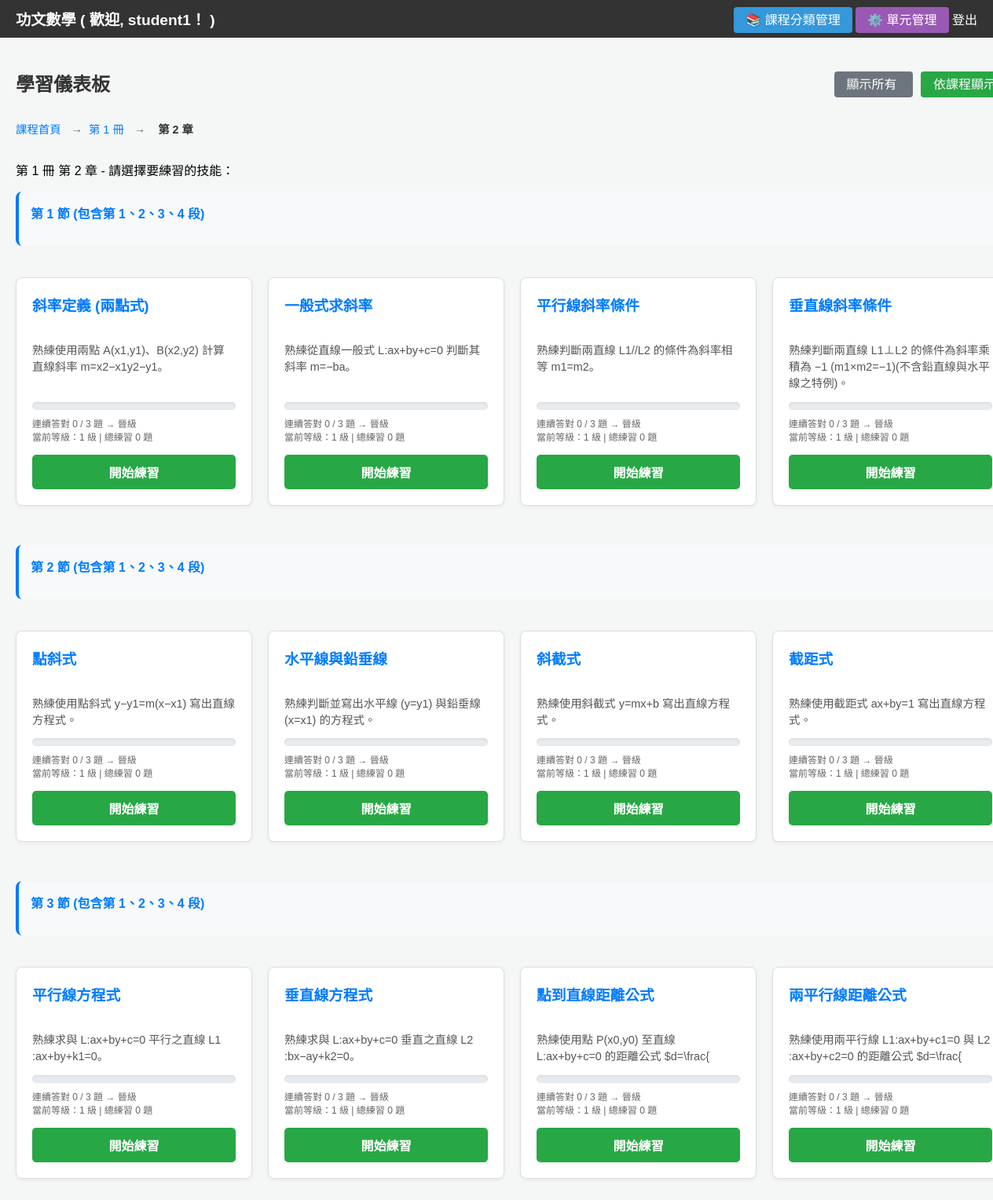
/dashboard?view=curriculum&volume=1&chapter=2 (signed in), run on the app's committed database.
### tables this page shows
CREATE TABLE users (
            id INTEGER PRIMARY KEY AUTOINCREMENT,
            username TEXT UNIQUE NOT NULL,
            password TEXT NOT NULL,
            streak INTEGER DEFAULT 0
        );

CREATE TABLE skill_curriculum (
            id INTEGER PRIMARY KEY AUTOINCREMENT,
            volume INTEGER NOT NULL,
            chapter INTEGER NOT NULL,
            section INTEGER NOT NULL,
            paragraph INTEGER NOT NULL,
            skill_id TEXT NOT NULL,
            display_order INTEGER DEFAULT 0,
            FOREIGN KEY (skill_id) REFERENCES skills_info (skill_id) ON DELETE CASCADE,
            UNIQUE(volume, chapter, section, paragraph, skill_id)
        );

CREATE TABLE skills_info (
            skill_id TEXT PRIMARY KEY,
            skill_en_name TEXT NOT NULL,
            skill_ch_name TEXT NOT NULL,
            description TEXT NOT NULL,
            gemini_prompt TEXT NOT NULL,
            consecutive_correct_required INTEGER DEFAULT 10,
            is_active BOOLEAN DEFAULT TRUE,
            order_index INTEGER DEFAULT 0
        );

### app.py (the view, shortened to what this page needs)
@app.route('/dashboard')
@login_required
def dashboard():
    view_mode = request.args.get('view', 'all')  # 'all' 或 'curriculum'
    volume = request.args.get('volume', type=int)
    chapter = request.args.get('chapter', type=int)
    conn = sqlite3.connect('users.db')
    c = conn.cursor()
    c.execute('''
        SELECT skill_id, consecutive_correct, questions_solved, current_level
        FROM progress
        WHERE user_id = ?
    ''', (current_user.id,))
    progress_rows = c.fetchall()
    conn.close()
    progress_dict = {row[0]: row for row in progress_rows}
    if view_mode == 'curriculum':
        from core.utils import get_volumes, get_chapters_by_volume, get_skills_by_volume_chapter
        if volume and chapter:
            skills_raw = get_skills_by_volume_chapter(volume, chapter)
            all_skills_with_progress = []
            for s in skills_raw:
                prog = progress_dict.get(s['skill_id'], (s['skill_id'], 0, 0, 1))
                all_skills_with_progress.append({
                    **s,
                    'consecutive_correct': prog[1],
                    'questions_solved': prog[2],
                    'current_level': prog[3],
                })
            grouped_sections = []
            current_section = None
            current_skills = []
            section_paragraphs = set()  # 記錄該節包含的所有段
            for skill in all_skills_with_progress:
                if skill['section'] != current_section:
                    if current_section is not None:
                        sorted_paras = sorted(section_paragraphs)
                        para_str = '、'.join(map(str, sorted_paras)) if len(sorted_paras) > 1 else str(sorted_paras[0]) if sorted_paras else ''
                        grouped_sections.append({
                            'section': current_section,
                            'paragraphs': sorted_paras,  # 該節包含的所有段
                            'paragraphs_str': para_str,  # 段落字符串，用於顯示
                            'skills': current_skills.copy()
                        })
                    current_section = skill['section']
                    current_skills = []
                    section_paragraphs = set()
                current_skills.append(skill)
                section_paragraphs.add(skill['paragraph'])
            if current_section is not None:
                sorted_paras = sorted(section_paragraphs)
                para_str = '、'.join(map(str, sorted_paras)) if len(sorted_paras) > 1 else str(sorted_paras[0]) if sorted_paras else ''
                grouped_sections.append({
                    'section': current_section,
                    'paragraphs': sorted_paras,  # 該節包含的所有段
                    'paragraphs_str': para_str,  # 段落字符串，用於顯示
                    'skills': current_skills.copy()
                })
            return render_template('dashboard.html',
                                 view_mode='curriculum',
                                 level='skills',  # 第三層
                                 volume=volume,
                                 chapter=chapter,
                                 grouped_sections=grouped_sections, # 傳遞按節/段分組的數據
                                 username=current_user.username)

### app.py (called while the page is built)
@login_manager.user_loader
def load_user(user_id):
    conn = sqlite3.connect('users.db')
    c = conn.cursor()
    c.execute("SELECT id, username FROM users WHERE id = ?", (user_id,))
    row = c.fetchone()
    conn.close()
    if row:
        return User(row[0], row[1])
    return None

### core/utils.py (called while the page is built)
def get_skills_by_volume_chapter(volume, chapter):
    conn = sqlite3.connect('users.db')
    c = conn.cursor()
    c.execute('''
        SELECT sc.section, sc.paragraph,
               sc.skill_id, sc.display_order,
               si.skill_ch_name, si.skill_en_name, si.description,
               si.consecutive_correct_required
        FROM skill_curriculum sc
        JOIN skills_info si ON sc.skill_id = si.skill_id
        WHERE sc.volume = ? AND sc.chapter = ? AND si.is_active = 1
        ORDER BY sc.section, sc.paragraph, sc.display_order
    ''', (volume, chapter))
    rows = c.fetchall()
    conn.close()
    return [{
        'section': r[0],
        'paragraph': r[1],
        'skill_id': r[2],
        'display_order': r[3],
        'skill_ch_name': r[4],
        'skill_en_name': r[5],
        'description': r[6],
        'consecutive_correct_required': r[7]
    } for r in rows]

### templates/dashboard.html (shortened to what this page needs)
<!DOCTYPE html>
<html lang="zh-Hant">
<head>
</head>
<body>
    <div class="navbar">
        <a href="{{ url_for('dashboard') }}" class="logo">
            功文數學 ( 歡迎, <strong>{{ username }}</strong>！ )
        </a>
        <div>
<a href="{{ url_for('admin_curriculum') }}" style="background: #3498db; padding: 8px 15px; border-radius: 4px;">📚 課程分類管理</a>
            <a href="{{ url_for('admin_skills') }}" style="background: #9b59b6; padding: 8px 15px; border-radius: 4px;">⚙️ 單元管理</a>
            <a href="{{ url_for('logout') }}">登出</a>
        </div>
    </div>
    <div class="container">
        <div style="display: flex; justify-content: space-between; align-items: center; margin-bottom: 20px;">
            <h2 style="margin: 0;">學習儀表板</h2>
            <div>
                <a href="{{ url_for('dashboard', view='all') }}"
                   style="padding: 8px 16px; margin-left: 10px; background: {{ '#28a745' if view_mode == 'all' else '#6c757d' }}; color: white; text-decoration: none; border-radius: 4px;">
                    顯示所有
                </a>
                <a href="{{ url_for('dashboard', view='curriculum') }}"
                   style="padding: 8px 16px; margin-left: 10px; background: {{ '#28a745' if view_mode == 'curriculum' else '#6c757d' }}; color: white; text-decoration: none; border-radius: 4px;">
                    依課程顯示
                </a>
            </div>
        </div>
        {% if view_mode == 'curriculum' %}
            <div class="breadcrumb">
                <a href="{{ url_for('dashboard', view='curriculum') }}">課程首頁</a>
                {% if level == 'chapters' or level == 'skills' %}
                    <span>→</span>
                    <a href="{{ url_for('dashboard', view='curriculum', volume=volume) }}">第 {{ volume }} 冊</a>
                {% endif %}
                {% if level == 'skills' %}
                    <span>→</span>
                    <span class="current">第 {{ chapter }} 章</span>
                {% endif %}
            </div>
            {% if level == 'volumes' %}
                <p>請選擇要查看的冊：</p>
                <div class="level-grid">
                    {% for vol in volumes %}
                    <a href="{{ url_for('dashboard', view='curriculum', volume=vol) }}" style="text-decoration: none;">
                        <div class="level-card volume-card">
                            <h3>第 {{ vol }} 冊</h3>
                        </div>
                    </a>
                    {% endfor %}
                </div>
            {% elif level == 'skills' %}
                <p>第 {{ volume }} 冊 第 {{ chapter }} 章 - 請選擇要練習的技能：</p>
                <div class="skill-grid curriculum-skills" style="display: grid !important; grid-template-columns: repeat(4, 1fr) !important; gap: 20px; width: 100%;">
                    {% for section_group in grouped_sections %}
                        <div class="skill-section-group" style="grid-column: 1 / -1;">
                            <h4>第 {{ section_group.section }} 節
                                {% if section_group.paragraphs|length > 1 %}
                                    (包含第 {{ section_group.paragraphs_str }} 段)
                                {% elif section_group.paragraphs|length == 1 %}
                                    第 {{ section_group.paragraphs_str }} 段
                                {% endif %}
                            </h4>
                        </div>
                        {% for skill in section_group.skills %}
                            <div class="skill-card" style="width: 100%; max-width: 100%;">
                                <h3>{{ skill.skill_ch_name }}</h3>
                                <p>{{ skill.description }}</p>
                                <div class="progress-info">
                                    <div class="progress-bar">
                                    </div>
                                    <small>連續答對 {{ skill.consecutive_correct }} / {{ skill.consecutive_correct_required }} 題 → 晉級</small>
                                    <br>
                                    <small>當前等級：{{ skill.current_level }} 級 | 總練習 {{ skill.questions_solved }} 題</small>
                                </div>
                                <a href="{{ url_for('practice', skill_id=skill.skill_id) }}" class="btn-practice">
                                    開始練習
                                </a>
                            </div>
                        {% endfor %}
                    {% endfor %}
                </div>
            {% endif %}
        {% endif %}
    </div>
</body>
</html>

### templates/dashboard.html (style rules this page uses)
body { font-family: Arial, sans-serif; background-color: #f4f7f6; margin: 0; }
.navbar { background-color: #333; color: white; padding: 10px 20px; display: flex; justify-content: space-between; align-items: center; }
.navbar a { color: white; text-decoration: none; }
.navbar .logo { font-weight: bold; font-size: 1.2em; }
.container { max-width: 1400px; margin: 20px auto; padding: 20px; width: 100%; }
h2 { color: #333; }
.breadcrumb { display: flex; align-items: center; margin-bottom: 20px; padding: 10px 0; font-size: 0.9em; }
.breadcrumb a { color: #007bff; text-decoration: none; margin-right: 5px; }
.breadcrumb span { margin: 0 8px; color: #666; }
.breadcrumb .current { color: #333; font-weight: bold; }
.skill-grid { display: grid !important; grid-template-columns: repeat(4, 1fr) !important; gap: 20px; width: 100%; box-sizing: border-box; }
.skill-grid.curriculum-skills { display: grid !important; grid-template-columns: repeat(4, 1fr) !important; width: 100% !important; grid-auto-flow: row !important; }
.skill-card { background: #fff; border: 1px solid #ddd; border-radius: 8px; box-shadow: 0 2px 5px rgba(0,0,0,0.05); padding: 20px; display: flex; flex-direction: column; min-width: 0; box-sizing: border-box; width: 100%; max-width: 100%; }
.skill-card h3 { margin-top: 0; color: #007bff; }
.skill-card p { font-size: 0.9em; color: #555; flex-grow: 1; }
.progress-info { font-size: 0.9em; color: #666; margin-bottom: 15px; }
.progress-bar { width: 100%; height: 10px; background: #e9ecef; border-radius: 5px; overflow: hidden; margin-bottom: 8px; box-shadow: inset 0 1px 3px rgba(0,0,0,0.1); }
.btn-practice { display: block; text-align: center; background-color: #28a745; color: white; padding: 10px; border-radius: 5px; text-decoration: none; font-weight: bold; transition: background-color 0.2s; }
.skill-section-group { margin-bottom: 20px; margin-top: 30px; padding: 15px; background: #f8f9fa; border-radius: 8px; border-left: 4px solid #007bff; width: 100%; }
.skill-section-group:first-child { margin-top: 0; }
.skill-section-group h4 { margin-top: 0; color: #007bff; margin-bottom: 15px; }

### data on the page
users: username "student1"
skill_curriculum: skill_ch_name "斜率定義 (兩點式)", description "熟練使用兩點 A(x1​,y1​)、B(x2​,y2​) 計算直線斜率 m=x2​−x1​y2​−y1​​。", consecutive_correct "0", consecutive_correct_required "3", current_level "1", questions_solved "0"
skill_curriculum: skill_ch_name "一般式求斜率", description "熟練從直線一般式 L:ax+by+c=0 判斷其斜率 m=−ba​。", consecutive_correct "0", consecutive_correct_required "3", current_level "1", questions_solved "0"
skill_curriculum: skill_ch_name "平行線斜率條件", description "熟練判斷兩直線 L1​//L2​ 的條件為斜率相等 m1​=m2​。", consecutive_correct "0", consecutive_correct_required "3", current_level "1", questions_solved "0"
skill_curriculum: skill_ch_name "垂直線斜率條件", description "熟練判斷兩直線 L1​⊥L2​ 的條件為斜率乘積為 −1 (m1​×m2​=−1)(不含鉛直線與水平線之特例)。", consecutive_correct "0", consecutive_correct_required "3", current_level "1", questions_solved "0"
skill_curriculum: skill_ch_name "點斜式", description "熟練使用點斜式 y−y1​=m(x−x1​) 寫出直線方程式。", consecutive_correct "0", consecutive_correct_required "3", current_level "1", questions_solved "0"
skill_curriculum: skill_ch_name "水平線與鉛垂線", description "熟練判斷並寫出水平線 (y=y1​) 與鉛垂線 (x=x1​) 的方程式。", consecutive_correct "0", consecutive_correct_required "3", current_level "1", questions_solved "0"
skill_curriculum: skill_ch_name "斜截式", description "熟練使用斜截式 y=mx+b 寫出直線方程式。", consecutive_correct "0", consecutive_correct_required "3", current_level "1", questions_solved "0"
skill_curriculum: skill_ch_name "截距式", description "熟練使用截距式 ax​+by​=1 寫出直線方程式。", consecutive_correct "0", consecutive_correct_required "3", current_level "1", questions_solved "0"
skill_curriculum: skill_ch_name "平行線方程式", description "熟練求與 L:ax+by+c=0 平行之直線 L1​:ax+by+k1​=0。", consecutive_correct "0", consecutive_correct_required "3", current_level "1", questions_solved "0"
skill_curriculum: skill_ch_name "垂直線方程式", description "熟練求與 L:ax+by+c=0 垂直之直線 L2​:bx−ay+k2​=0。", consecutive_correct "0", consecutive_correct_required "3", current_level "1", questions_solved "0"
skill_curriculum: skill_ch_name "點到直線距離公式", description "熟練使用點 P(x0​,y0​) 至直線 L:ax+by+c=0 的距離公式 $d=\\frac{", consecutive_correct "0", consecutive_correct_required "3", current_level "1", questions_solved "0"
skill_curriculum: skill_ch_name "兩平行線距離公式", description "熟練使用兩平行線 L1​:ax+by+c1​=0 與 L2​:ax+by+c2​=0 的距離公式 $d=\\frac{", consecutive_correct "0", consecutive_correct_required "3", current_level "1", questions_solved "0"

### other printed values
{{ volume }} "1"
{{ chapter }} "2"
{{ section_group.section }} "1" "2" "3"
{{ section_group.paragraphs_str }} "1、2、3、4" "1、2、3、4" "1、2、3、4"
